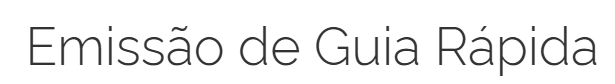
#> input picture projeto_automacao_cert/Scripts/projeto_automacao_cert/assets/lbl_emissao_guia_rapida.PNG, 615 x 84 px
$ python -i utils.py   (imports and definitions only)
#> lines starting #> are read from the running program, lines starting #| are printed output that depends on the picture; after the words box and inside, x2 and y2 are one past the last pixel; in counts of white or black regions, pixels touching at a corner belong together
#utils.py
import cv2
import pytesseract

def preprocess_image(image_path: str):
    """
    Pré-processa a imagem:
      - Carrega a imagem;
      - Converte para escala de cinza;
      - Aplica desfoque gaussiano para redução de ruídos;
      - Executa a binarização utilizando o método Otsu.
    """
    image = cv2.imread(image_path)
#> image is the input picture: shape (84, 615, 3); min 51, max 255, mean 239.8
    if image is None:
        raise FileNotFoundError("Imagem não encontrada. Verifique o caminho informado.")

    gray = cv2.cvtColor(image, cv2.COLOR_BGR2GRAY)
    blurred = cv2.GaussianBlur(gray, (5, 5), 0)
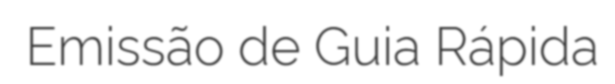
#> blurred: shape (84, 615); min 73, max 255, mean 239.8
    _, thresh = cv2.threshold(blurred, 0, 255, cv2.THRESH_BINARY + cv2.THRESH_OTSU)
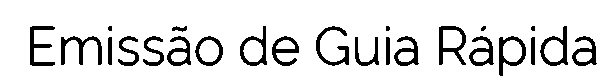
#> thresh: shape (84, 615); 88.7% white; 24 black regions (4 under 20 px), largest, box (x1, y1, x2, y2) and area: (439, 26, 466, 65) 424, (61, 36, 102, 65) 420, (316, 26, 349, 66) 395

    return thresh

def extract_text(image) -> str:
    """
    Extrai o texto da imagem pré-processada utilizando o pytesseract.
    """
    custom_config = r'--oem 3 --psm 6'
    text = pytesseract.image_to_string(image, config=custom_config, lang='eng')
    return text

def process_image(image_path: str) -> str:
    """
    Função de alto nível que recebe o caminho da imagem, processa-a e extrai o texto.
    """
    processed_image = preprocess_image(image_path)
    return extract_text(processed_image)

>>> result = preprocess_image('../../projeto_automacao_cert/Scripts/projeto_automacao_cert/assets/lbl_emissao_guia_rapida.PNG')
